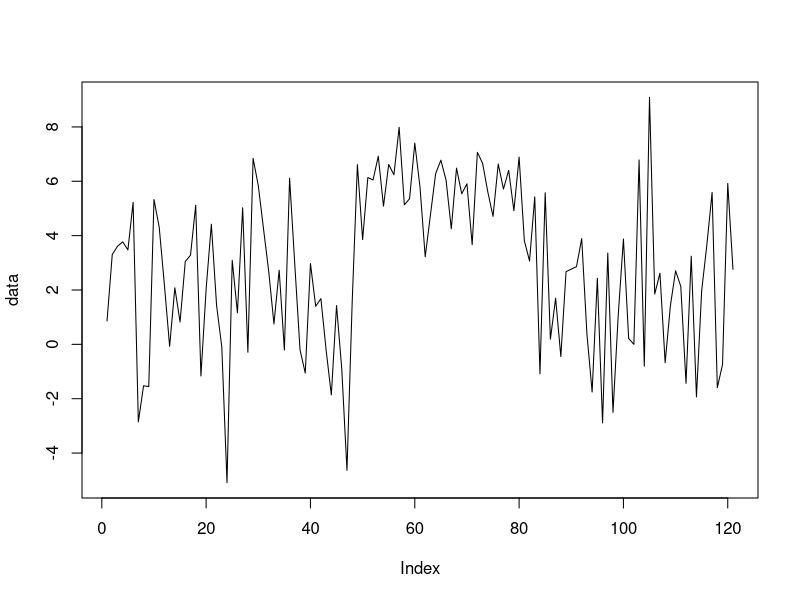
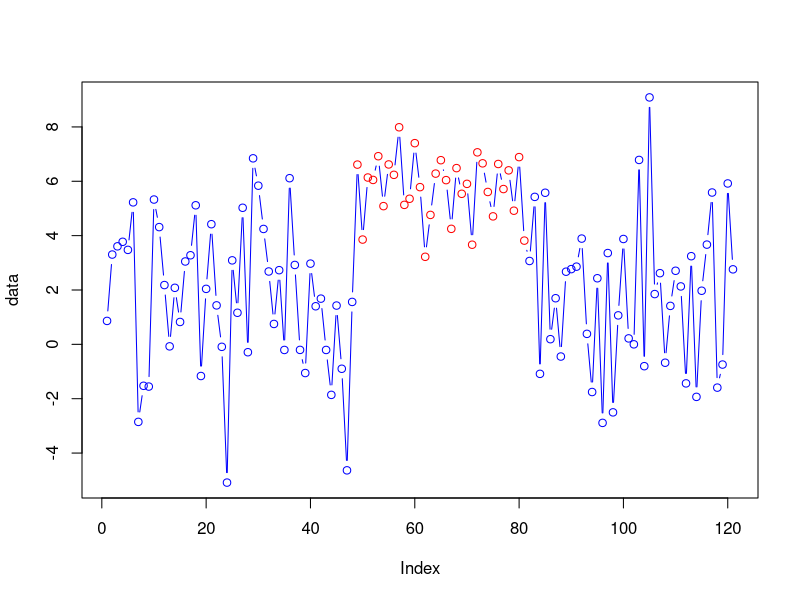

R code for these plots, in order:
#OK let us start with some minor observations of a gaussian distribution with different means
a = rnorm(100,2,3)
b = rnorm(100,6,1)
data = c(a[1:50],b[1:30],a[60:100])
plot(data, type="l")
#we can see that we have mixture of two distributions
#Let us initialise our Mixture EM data for every state
s1m = mean(data)-sd(data)
s2m = mean(data)+sd(data)
s1s = 1
s2s = 2

#Let us now initialise the state probability i.e. P(Si)
S1 = 0.5
S2 = 0.5
#Transition probability self, then the other
TS1 = c(0.5, 0.5)
TS2 = c(0.5, 0.5)
#Emission probability is calculated as in the EM approach, this makes sense that we have a probability for every observation, since they are not the same observation
#Except that we don't have a mixture in the states, essentially we want every state to map to one component of the mixture
bs1 = dnorm(data,mean = s1m,s1s) 
bs2 = dnorm(data,mean = s2m,s2s)
for(x in 1:100)
{
#OK, now we are set to do the first HMM iteration
#Forward probability
#As mentioned above of the observation that we have, we will calculate the forward probability 
alpha = matrix(ncol=2,nrow=length(data))
#Forward for state 1 and first of the observation
alpha[1,1] = S1 * bs1[1] #Probability of State1 * Probability of observing the first number
#Forward for state 2 and first of the observation
alpha[1,2] = S2 * bs2[1] #Probability of State1 * Probability of observing the first number

#Second is just conditional on the previous one (could be either s1 or s2) and ENDING in state 1
alpha[2,1] = alpha[1,1] * TS1[1] *  bs1[2] + # ending in s1, P(S1) * Self transition * P(O2|S1)
            alpha[1,2] * TS2[2] *  bs1[2] #ending in s1, P(S2) * T[S2->S1] * P(O2|S1)

alpha[2,2] = alpha[1,2] * TS2[1] *  bs2[2] + # ending in s2, P(S2) * Self transition * P(O2|S2)
             alpha[1,1] * TS1[2] *  bs2[2] #ending in s2, P(S1) * T[S2->S1] * P(O2|S1)

for(i in 2:length(data))
{
  #Ok, let us see the pattern
  #Probability of Observation given state 1 * sum of ((probability of previous state1 * self probability)+
  #(Probability of previous state2 * transition from S2 to S1))
  alpha[i,1] = bs1[i] * (alpha[i-1,1] * TS1[1] + alpha[i-1,2] * TS2[2])
  #Similarly
  alpha[i,2] = bs2[i] * (alpha[i-1,2] * TS2[1] + alpha[i-1,1] * TS1[2])
}

#Probability of the whole observation across the two states
po = alpha[length(data),1]+alpha[length(data),2]

#OK now the backward probability

beta = matrix(ncol=2,nrow=length(data))
beta[length(data),1] = 1
beta[length(data),2] = 1
#Stand at the previous step and then look ahead
#Probility at length(data)-1 at state 1 = T[S1->S1] * P(O|S1) * B(length(data),S1) + T[S1->S2] * P(O|S2) * B(length(data),S2)
beta[length(data)-1,1] = TS1[1] * bs1[length(data)-1] * beta[length(data),1] + TS1[2] * bs2[length(data)-1] * beta[length(data),2]
beta[length(data)-1,2] = TS2[1] * bs2[length(data)-1] * beta[length(data),2] + TS2[2] * bs1[length(data)-1] * beta[length(data),1]

#pattern
for(j in (length(data)-1):1)
{
  beta[j,1] = TS1[1] * bs1[j+1] * beta[j+1,1] + TS1[2] * bs2[j+1] * beta[j+1,2]
  beta[j,2] = TS2[1] * bs2[j+1] * beta[j+1,2] + TS2[2] * bs1[j+1] * beta[j+1,1]
}

#Gamma, which is the probability of the state given the observation
gamma = matrix(ncol=2, nrow=length(data))
gamma[,1] = alpha[,1]*beta[,1]
gamma[,2] = alpha[,2]*beta[,2]
gamma = t(apply(gamma,1,function(x){x/sum(x)}))

#Eta, which is the transition probability from state i to j at data length t
eta1 = matrix(ncol=2,nrow=(length(data)-1)) #for every data observation
eta2 = matrix(ncol=2,nrow=(length(data)-1)) #for every data observation
#going from 1 to 1 across the first observation
eta1[1,1] = (gamma[1,1] * TS1[1] * bs1[2] * beta[2,1])/beta[1,1]
#going from 1 to 2 across the first observation
eta1[1,2] = (gamma[1,1] * TS1[2] * bs2[2] * beta[2,2])/beta[1,1]
#going from 2 to 2 across the first observation
eta2[1,1] = (gamma[1,2] * TS2[1] * bs2[2] * beta[2,2])/beta[1,2]
#going from 1 to 2 across the first observation
eta2[1,2] = (gamma[1,2] * TS2[2] * bs1[2] * beta[2,1])/beta[1,2]

#Pattern

for(t in 1:(length(data)-1))
{
  #going from 1 to 1 across the first observation
  eta1[t,1] = (gamma[t,1] * TS1[1] * bs1[(t+1)] * beta[(t+1),1])/beta[t,1]
  #going from 1 to 2 across the first observation
  eta1[t,2] = (gamma[t,1] * TS1[2] * bs2[(t+1)] * beta[(t+1),2])/beta[t,1]
  #going from 2 to 2 across the first observation
  eta2[t,1] = (gamma[t,2] * TS2[1] * bs2[(t+1)] * beta[(t+1),2])/beta[t,2]
  #going from 1 to 2 across the first observation
  eta2[t,2] = (gamma[t,2] * TS2[2] * bs1[(t+1)] * beta[(t+1),1])/beta[t,2]
}

TS1[1] = sum(eta1[,1])/sum(gamma[1:(length(data)-1),1])
TS1[2] = sum(eta1[,2])/sum(gamma[1:(length(data)-1),1])
TS2[1] = sum(eta2[,1])/sum(gamma[1:(length(data)-1),2])
TS2[2] = sum(eta2[,2])/sum(gamma[1:(length(data)-1),2])

#if(gamma[1,1]==S1&&gamma[1,2]==S2) break;

S1 = gamma[1,1]
S2 = gamma[1,2]

#Update the distribution parameters, mean and standard deviation similarly
s1m = sum(gamma[,1]*data)/sum(gamma[,1])
s2m = sum(gamma[,2]*data)/sum(gamma[,2])

s1s = sqrt(sum(gamma[,1]*((data-s1m)*t(data-s1m)))/sum(gamma[,1]))
s2s = sqrt(sum(gamma[,2]*((data-s2m)*t(data-s2m)))/sum(gamma[,2]))

bs1 = dnorm(data,mean = s1m,s1s) 
bs2 = dnorm(data,mean = s2m,s2s)
print(c(s1m,s2m))
print(c(s1s,s2s))
print(c(S1,S2))
print(c(TS1,TS2))
}

#Now we can get the state model for the data
StateModel = c("H","L")
print(StateModel[as.integer(apply(gamma,1,function(x){x[1]>x[2]}))+1])

colors = c("red","blue")
plot(data,type="b", col=colors[as.integer(apply(gamma,1,function(x){x[1]>x[2]}))+1])

